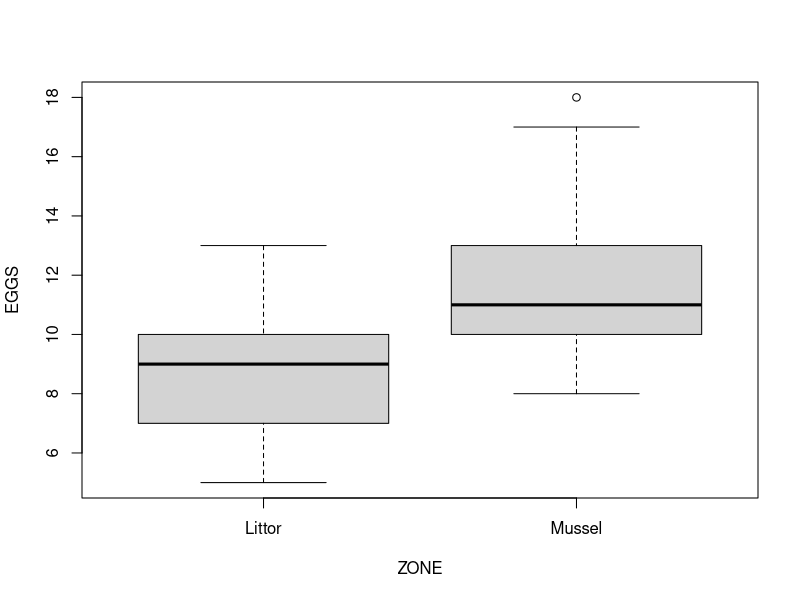
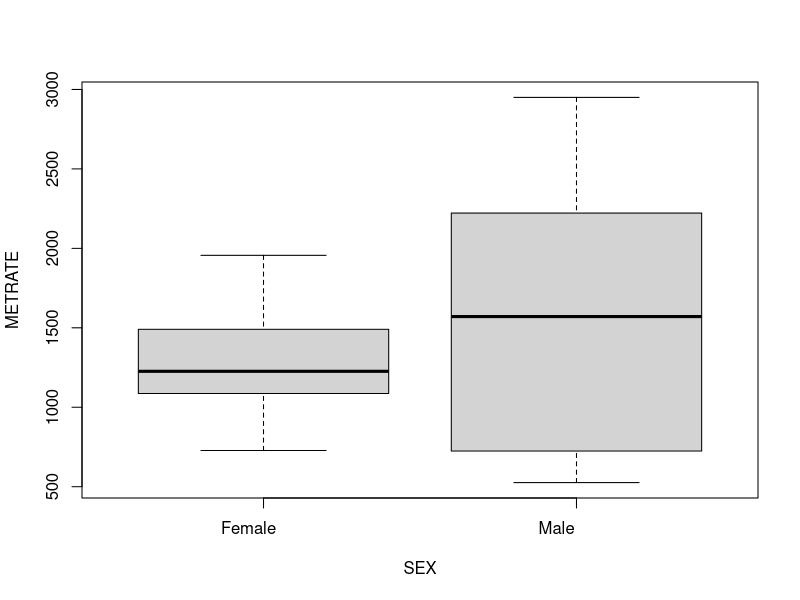
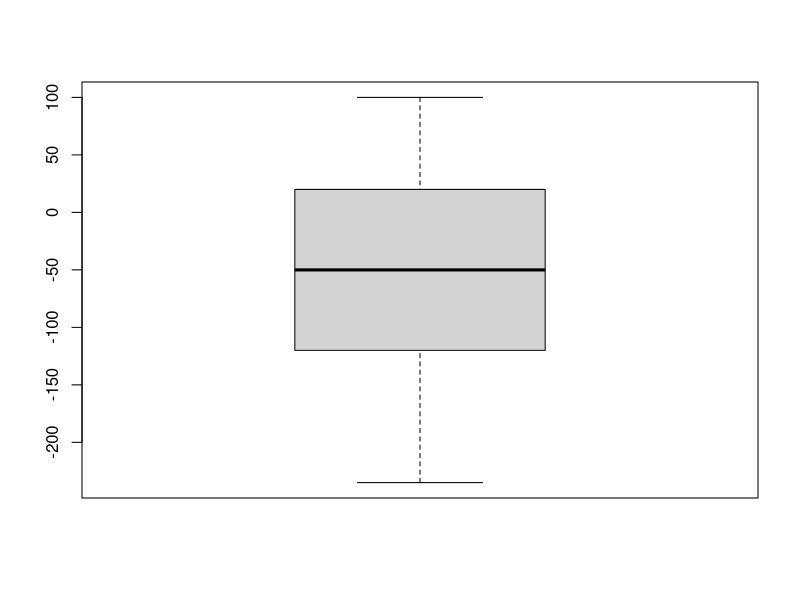
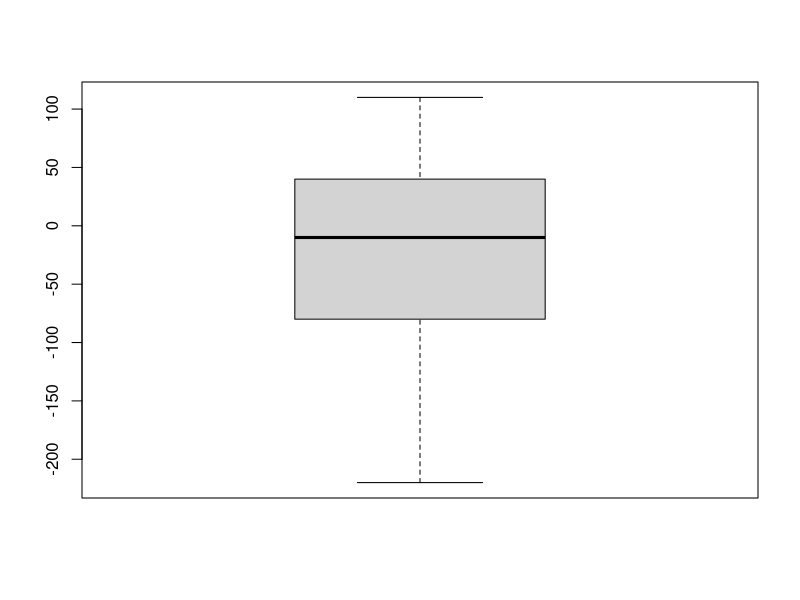
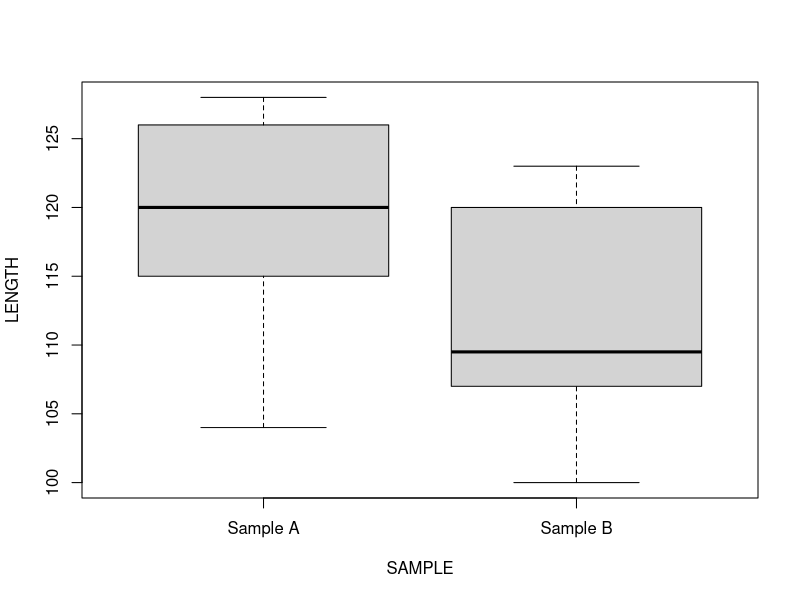

Source code (R) for these figures, in order:
## ---- chunk 1
knitr::opts_chunk$set(echo = TRUE)
## ---- chunk 2
setwd("D:/git/DPH101-xjtlu/Y3/week11_lec_11.18")
## ---- chunk 3
ward <- read.csv("ward.csv")
str(ward)
head(ward)
## ---- chunk 4
boxplot(EGGS ~ ZONE, data = ward)
with(ward, rbind(MEAN<-tapply(EGGS,ZONE,mean), 
                 VAR<-tapply(EGGS,ZONE,var)))
## ---- chunk 5
t.test(EGGS ~ ZONE, data = ward, 
       var.equal = T)
## ---- chunk 6
furness <- read.csv("furness.csv")
str(furness)
head(furness)
## ---- chunk 7
boxplot(METRATE ~ SEX, data = furness)
with(furness, rbind(MEAN = tapply(METRATE, SEX, mean), 
                    VAR = tapply(METRATE, SEX, var)))
## ---- chunk 8
t.test(METRATE ~ SEX, data = furness, 
       var.equal = FALSE)
## ---- chunk 9
elgar <- read.csv("elgar.csv")
str(elgar)
head(elgar)
## ---- chunk 10
with(elgar, boxplot(HORIZLIG - HORIZDIM))
with(elgar, boxplot(VERTLIGH - + VERTDIM))
## ---- chunk 11
with(elgar, t.test(HORIZLIG, HORIZDIM, paired = T))
## ---- chunk 12
with(elgar, t.test(VERTLIGH, VERTDIM, paired = T))
## ---- chunk 13
nymphs <- read.csv("nymphs.csv")
str(nymphs)
head(nymphs)
## ---- chunk 14
boxplot(LENGTH ~ SAMPLE, data = nymphs)
with(nymphs, rbind(MEAN = tapply(LENGTH, SAMPLE, mean),
                   VAR = tapply(LENGTH, SAMPLE, var)))
## ---- chunk 15
wilcox.test(LENGTH ~ SAMPLE, data = nymphs)
